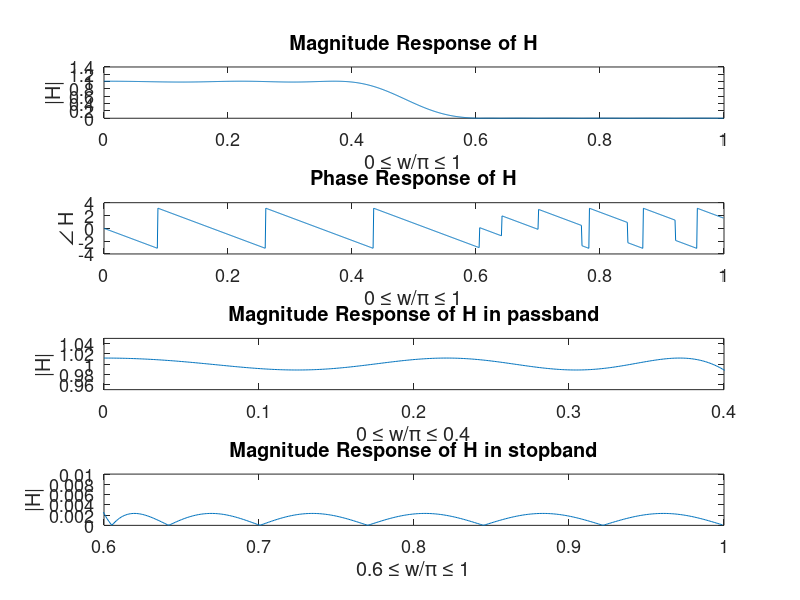
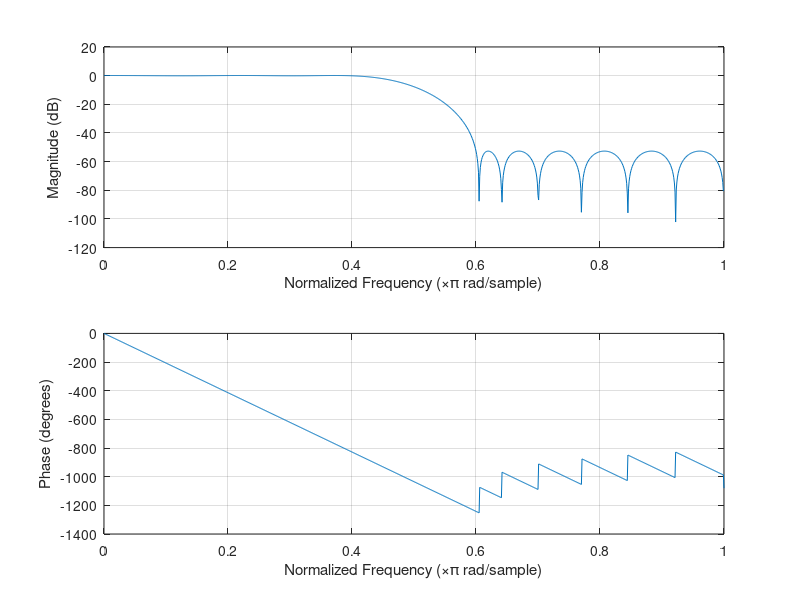

MATLAB code for these plots, in order:
clc;clear;
M=23;

[b,p_err] = firpm(M,[0 0.4 0.6 1],[1 1 0 0],[1 5]);
[H,w_f] = freqz(b,1,1000);

figure();subplot(4,1,1);plot(w_f/pi,abs(H));title('Magnitude Response of H');
xlabel('0 \leq w/\pi \leq 1'),ylabel('|H|');
set(gca,'FontSize',13);
subplot(4,1,2);plot(w_f/pi,angle(H));title('Phase Response of H');
xlabel('0 \leq w/\pi \leq 1'),ylabel('\angle H');
set(gca,'FontSize',13);
subplot(4,1,3);plot(w_f/pi,abs(H));title('Magnitude Response of H in passband')
axis([0 0.4 0.95 1.05]);xlabel('0 \leq w/\pi \leq 0.4'),ylabel('|H|');
set(gca,'FontSize',13);
subplot(4,1,4);plot(w_f/pi,abs(H));title('Magnitude Response of H in stopband')
axis([0.6 1 0 0.01]);xlabel('0.6 \leq w/\pi \leq 1'),ylabel('|H|');
set(gca,'FontSize',13);

figure();
freqz(b,1,1000);